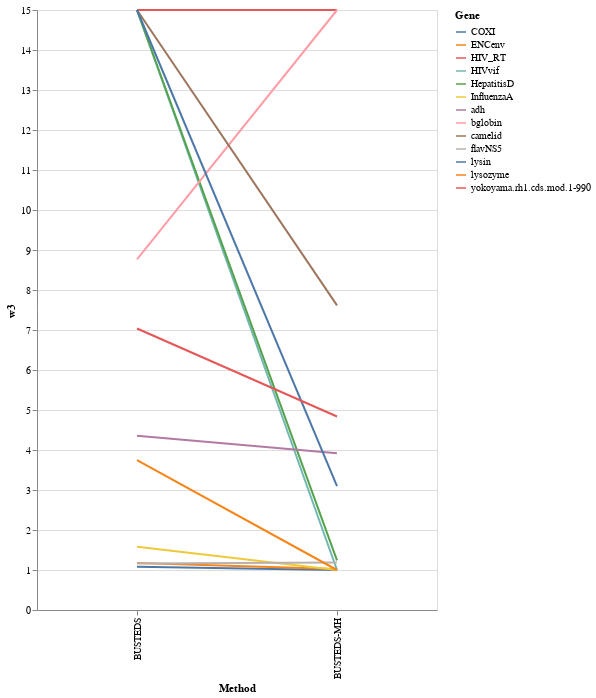

The notebook cell this image was saved under:
### Markdown cell above
## Plots

### Code cell
source = df

alt.Chart(source).mark_line().encode(
    y=alt.Y('w3', scale=alt.Scale(domain=[0, 15], clamp=True)),
    x='Method',
    color='Gene'
).properties(
    width=400, 
    height=600)

### Figure 1 — Vega-Lite specification as saved in the notebook (floating-point values rounded to 4 significant figures)
{"config": {"view": {"continuousWidth": 400, "continuousHeight": 300}}, "data": {"name": "data-3b5ebf24e45dd3e8349727786e1f3eea"}, "mark": "line", "encoding": {"color": {"field": "Gene", "type": "nominal"}, "x": {"field": "Method", "type": "nominal"}, "y": {"field": "w3", "scale": {"clamp": true, "domain": [0, 15]}, "type": "quantitative"}}, "height": 600, "width": 400, "$schema": "https://vega.github.io/schema/vega-lite/v4.17.0.json", "datasets": {"data-3b5ebf24e45dd3e8349727786e1f3eea": [{"Gene": "COXI", "Method": "BUSTEDS", "Sequences": 21, "Codons": 510, "LRT p-value": 0.5, "cAIC": 24290.0, "w1": 0.0, "p1": 0.5308, "w2": 0.01266, "p2": 0.4597, "w3": 1.084, "p3": 0.009435, "SRV1": 0.03371, "SRV_p1": 0.01891, "SRV2": 0.5711, "SRV_p2": 0.944, "SRV3": 12.41, "SRV_p3": 0.0371, "DH_Rate": null, "TH_Rate": null, "TH_Rate_SI": null, "BUSTEDS-MH_num_ER_Sites": null, "BUSTEDS-MH_ER_Sites": null, "pctchg_w3": null, "pctchg_p3": null, "w3_impact": 1.175, "ΔcAIC": 22.39, "RelativeSupport": 1.377e-05, "BUSTEDS_num_ER_Sites": 0.0, "BUSTEDS_ER_Sites": null, "ER_Sites_Intersection": null, "num_ER_Sites_Intersection": null}, {"Gene": "COXI", "Method": "BUSTEDS-MH", "Sequences": 21, "Codons": 510, "LRT p-value": 0.5, "cAIC": 24310.0, "w1": 0.0, "p1": 0.9419, "w2": 0.2739, "p2": 0.05808, "w3": 1.002, "p3": 0.0, "SRV1": 0.0, "SRV_p1": 0.006622, "SRV2": 0.5818, "SRV_p2": 0.469, "SRV3": 1.387, "SRV_p3": 0.5244, "DH_Rate": 0.0, "TH_Rate": 0.0, "TH_Rate_SI": 7.003, "BUSTEDS-MH_num_ER_Sites": null, "BUSTEDS-MH_ER_Sites": null, "pctchg_w3": 92.38, "pctchg_p3": 0.0, "w3_impact": 1.003, "ΔcAIC": null, "RelativeSupport": null, "BUSTEDS_num_ER_Sites": null, "BUSTEDS_ER_Sites": null, "ER_Sites_Intersection": null, "num_ER_Sites_Intersection": null}, {"Gene": "ENCenv", "Method": "BUSTEDS", "Sequences": 23, "Codons": 500, "LRT p-value": 0.5, "cAIC": 13700.0, "w1": 0.05024, "p1": 1.0, "w2": 0.1152, "p2": 0.0, "w3": 1.177, "p3": 0.0, "SRV1": 0.3943, "SRV_p1": 0.2942, "SRV2": 1.126, "SRV_p2": 0.6797, "SRV3": 4.547, "SRV_p3": 0.02617, "DH_Rate": null, "TH_Rate": null, "TH_Rate_SI": null, "BUSTEDS-MH_num_ER_Sites": null, "BUSTEDS-MH_ER_Sites": null, "pctchg_w3": null, "pctchg_p3": null, "w3_impact": 1.385, "ΔcAIC": 6.063, "RelativeSupport": 0.04824, "BUSTEDS_num_ER_Sites": null, "BUSTEDS_ER_Sites": null, "ER_Sites_Intersection": null, "num_ER_Sites_Intersection": null}, {"Gene": "ENCenv", "Method": "BUSTEDS-MH", "Sequences": 23, "Codons": 500, "LRT p-value": 0.5, "cAIC": 13710.0, "w1": 0.03853, "p1": 0.4648, "w2": 0.05994, "p2": 0.5352, "w3": 1.026, "p3": 0.0, "SRV1": 0.4043, "SRV_p1": 0.3049, "SRV2": 1.133, "SRV_p2": 0.669, "SRV3": 4.548, "SRV_p3": 0.02604, "DH_Rate": 0.01205, "TH_Rate": 0.0, "TH_Rate_SI": 0.0, "BUSTEDS-MH_num_ER_Sites": null, "BUSTEDS-MH_ER_Sites": null, "pctchg_w3": 87.2, "pctchg_p3": null, "w3_impact": 1.053, "ΔcAIC": null, "RelativeSupport": null, "BUSTEDS_num_ER_Sites": null, "BUSTEDS_ER_Sites": null, "ER_Sites_Intersection": null, "num_ER_Sites_Intersection": null}, {"Gene": "HIV_RT", "Method": "BUSTEDS", "Sequences": 476, "Codons": 335, "LRT p-value": 7.175e-11, "cAIC": 52050.0, "w1": 0.0, "p1": 0.01037, "w2": 0.1524, "p2": 0.9886, "w3": 48.96, "p3": 0.001009, "SRV1": 0.4016, "SRV_p1": 0.5144, "SRV2": 1.206, "SRV_p2": 0.4144, "SRV3": 4.122, "SRV_p3": 0.07123, "DH_Rate": null, "TH_Rate": null, "TH_Rate_SI": null, "BUSTEDS-MH_num_ER_Sites": null, "BUSTEDS-MH_ER_Sites": null, "pctchg_w3": null, "pctchg_p3": null, "w3_impact": 2397.0, "ΔcAIC": null, "RelativeSupport": null, "BUSTEDS_num_ER_Sites": 22.0, "BUSTEDS_ER_Sites": "36|39|48|64|65|69|72|75|103|104|122|138|151|162|163|181|188|207|215|219|228|245", "ER_Sites_Intersection": "151|162|228|75|69|215|245|64|48|122|188|181", "num_ER_Sites_Intersection": 12.0}, {"Gene": "HIV_RT", "Method": "BUSTEDS-MH", "Sequences": 476, "Codons": 335, "LRT p-value": 0.001319, "cAIC": 52040.0, "w1": 0.0, "p1": 0.006741, "w2": 0.1509, "p2": 0.9925, "w3": 43.37, "p3": 0.0007121, "SRV1": 0.3996, "SRV_p1": 0.5083, "SRV2": 1.191, "SRV_p2": 0.4155, "SRV3": 3.963, "SRV_p3": 0.07619, "DH_Rate": 0.0409, "TH_Rate": 0.0, "TH_Rate_SI": 0.0, "BUSTEDS-MH_num_ER_Sites": 12.0, "BUSTEDS-MH_ER_Sites": "48|64|69|75|122|151|162|181|188|215|228|245", "pctchg_w3": 88.57, "pctchg_p3": 70.6, "w3_impact": 1881.0, "ΔcAIC": 11.34, "RelativeSupport": 0.003441, "BUSTEDS_num_ER_Sites": null, "BUSTEDS_ER_Sites": null, "ER_Sites_Intersection": null, "num_ER_Sites_Intersection": null}, {"Gene": "HIVvif", "Method": "BUSTEDS", "Sequences": 29, "Codons": 192, "LRT p-value": 0.02271, "cAIC": 6912.0, "w1": 0.0, "p1": 0.0496, "w2": 0.7591, "p2": 0.9499, "w3": 1802.0, "p3": 0.0004804, "SRV1": 0.2947, "SRV_p1": 0.5444, "SRV2": 1.159, "SRV_p2": 0.3266, "SRV3": 3.573, "SRV_p3": 0.129, "DH_Rate": null, "TH_Rate": null, "TH_Rate_SI": null, "BUSTEDS-MH_num_ER_Sites": null, "BUSTEDS-MH_ER_Sites": null, "pctchg_w3": null, "pctchg_p3": null, "w3_impact": 3248000.0, "ΔcAIC": 1.442, "RelativeSupport": 0.4862, "BUSTEDS_num_ER_Sites": 1.0, "BUSTEDS_ER_Sites": "6", "ER_Sites_Intersection": null, "num_ER_Sites_Intersection": null}, {"Gene": "HIVvif", "Method": "BUSTEDS-MH", "Sequences": 29, "Codons": 192, "LRT p-value": 0.5, "cAIC": 6913.0, "w1": 0.5982, "p1": 3.782e-06, "w2": 0.6103, "p2": 0.7144, "w3": 1.0, "p3": 0.2856, "SRV1": 0.299, "SRV_p1": 0.5423, "SRV2": 1.154, "SRV_p2": 0.3262, "SRV3": 3.509, "SRV_p3": 0.1315, "DH_Rate": 0.00139, "TH_Rate": 0.1625, "TH_Rate_SI": 0.0, "BUSTEDS-MH_num_ER_Sites": null, "BUSTEDS-MH_ER_Sites": null, "pctchg_w3": 0.05549, "pctchg_p3": 59450.0, "w3_impact": 1.0, "ΔcAIC": null, "RelativeSupport": null, "BUSTEDS_num_ER_Sites": null, "BUSTEDS_ER_Sites": null, "ER_Sites_Intersection": null, "num_ER_Sites_Intersection": null}, {"Gene": "HepatitisD", "Method": "BUSTEDS", "Sequences": 33, "Codons": 196, "LRT p-value": 1.119e-08, "cAIC": 10420.0, "w1": 0.0, "p1": 0.5131, "w2": 0.6689, "p2": 0.4678, "w3": 16.59, "p3": 0.01911, "SRV1": 0.03511, "SRV_p1": 0.2093, "SRV2": 0.7586, "SRV_p2": 0.5962, "SRV3": 2.778, "SRV_p3": 0.1946, "DH_Rate": null, "TH_Rate": null, "TH_Rate_SI": null, "BUSTEDS-MH_num_ER_Sites": null, "BUSTEDS-MH_ER_Sites": null, "pctchg_w3": null, "pctchg_p3": null, "w3_impact": 275.2, "ΔcAIC": null, "RelativeSupport": null, "BUSTEDS_num_ER_Sites": 23.0, "BUSTEDS_ER_Sites": "6|9|13|17|24|28|31|35|38|75|85|90|117|122|140|142|145|150|159|160|173|181|183", "ER_Sites_Intersection": null, "num_ER_Sites_Intersection": 0.0}, {"Gene": "HepatitisD", "Method": "BUSTEDS-MH", "Sequences": 33, "Codons": 196, "LRT p-value": 0.5, "cAIC": 10420.0, "w1": 0.0, "p1": 0.1507, "w2": 0.07481, "p2": 0.5464, "w3": 1.242, "p3": 0.3029, "SRV1": 0.06781, "SRV_p1": 0.2386, "SRV2": 0.8161, "SRV_p2": 0.5629, "SRV3": 2.642, "SRV_p3": 0.1985, "DH_Rate": 0.2313, "TH_Rate": 0.0, "TH_Rate_SI": 0.0, "BUSTEDS-MH_num_ER_Sites": 0.0, "BUSTEDS-MH_ER_Sites": null, "pctchg_w3": 7.486, "pctchg_p3": 1585.0, "w3_impact": 1.542, "ΔcAIC": 0.4929, "RelativeSupport": 0.7816, "BUSTEDS_num_ER_Sites": null, "BUSTEDS_ER_Sites": null, "ER_Sites_Intersection": null, "num_ER_Sites_Intersection": null}, {"Gene": "InfluenzaA", "Method": "BUSTEDS", "Sequences": 349, "Codons": 329, "LRT p-value": 0.1047, "cAIC": 23240.0, "w1": 0.0, "p1": 0.02648, "w2": 0.0, "p2": 0.6842, "w3": 1.581, "p3": 0.2894, "SRV1": 0.4267, "SRV_p1": 0.6566, "SRV2": 1.692, "SRV_p2": 0.3098, "SRV3": 5.822, "SRV_p3": 0.03359, "DH_Rate": null, "TH_Rate": null, "TH_Rate_SI": null, "BUSTEDS-MH_num_ER_Sites": null, "BUSTEDS-MH_ER_Sites": null, "pctchg_w3": null, "pctchg_p3": null, "w3_impact": 2.498, "ΔcAIC": null, "RelativeSupport": null, "BUSTEDS_num_ER_Sites": 31.0, "BUSTEDS_ER_Sites": "50|80|121|128|133|135|137|138|142|145|156|157|159|163|172|182|186|190|193|194|196|198|201|214|219|226|229|275|276|310|312", "ER_Sites_Intersection": null, "num_ER_Sites_Intersection": null}, {"Gene": "InfluenzaA", "Method": "BUSTEDS-MH", "Sequences": 349, "Codons": 329, "LRT p-value": 0.5, "cAIC": 23230.0, "w1": 0.372, "p1": 0.0, "w2": 0.4398, "p2": 1.0, "w3": 1.002, "p3": 0.0, "SRV1": 0.4251, "SRV_p1": 0.6487, "SRV2": 1.674, "SRV_p2": 0.3189, "SRV3": 5.884, "SRV_p3": 0.03236, "DH_Rate": 0.0628, "TH_Rate": 0.01489, "TH_Rate_SI": 0.0, "BUSTEDS-MH_num_ER_Sites": null, "BUSTEDS-MH_ER_Sites": null, "pctchg_w3": 63.42, "pctchg_p3": 0.0, "w3_impact": 1.005, "ΔcAIC": 12.3, "RelativeSupport": 0.002134, "BUSTEDS_num_ER_Sites": null, "BUSTEDS_ER_Sites": null, "ER_Sites_Intersection": null, "num_ER_Sites_Intersection": null}, {"Gene": "adh", "Method": "BUSTEDS", "Sequences": 23, "Codons": 254, "LRT p-value": 0.001639, "cAIC": 9354.0, "w1": 0.02766, "p1": 0.7697, "w2": 0.0794, "p2": 0.2065, "w3": 4.355, "p3": 0.02388, "SRV1": 0.6442, "SRV_p1": 0.6779, "SRV2": 1.48, "SRV_p2": 0.2547, "SRV3": 2.766, "SRV_p3": 0.06735, "DH_Rate": null, "TH_Rate": null, "TH_Rate_SI": null, "BUSTEDS-MH_num_ER_Sites": null, "BUSTEDS-MH_ER_Sites": null, "pctchg_w3": null, "pctchg_p3": null, "w3_impact": 18.97, "ΔcAIC": 5.25, "RelativeSupport": 0.07244, "BUSTEDS_num_ER_Sites": 18.0, "BUSTEDS_ER_Sites": "4|6|35|39|46|49|69|133|134|163|165|166|170|187|197|216|227|253", "ER_Sites_Intersection": "49|134|163|166|39|216|227|69|35|165|6|197|133|253|170", "num_ER_Sites_Intersection": 15.0}, {"Gene": "adh", "Method": "BUSTEDS-MH", "Sequences": 23, "Codons": 254, "LRT p-value": 0.01952, "cAIC": 9359.0, "w1": 0.01298, "p1": 0.117, "w2": 0.04161, "p2": 0.858, "w3": 3.919, "p3": 0.02495, "SRV1": 0.6414, "SRV_p1": 0.6665, "SRV2": 1.386, "SRV_p2": 0.2541, "SRV3": 2.773, "SRV_p3": 0.07944, "DH_Rate": 0.0, "TH_Rate": 0.03292, "TH_Rate_SI": 3.363, "BUSTEDS-MH_num_ER_Sites": 15.0, "BUSTEDS-MH_ER_Sites": "6|35|39|49|69|133|134|163|165|166|170|197|216|227|253", "pctchg_w3": 89.98, "pctchg_p3": 104.5, "w3_impact": 15.36, "ΔcAIC": null, "RelativeSupport": null, "BUSTEDS_num_ER_Sites": null, "BUSTEDS_ER_Sites": null, "ER_Sites_Intersection": null, "num_ER_Sites_Intersection": null}, {"Gene": "bglobin", "Method": "BUSTEDS", "Sequences": 17, "Codons": 144, "LRT p-value": 1.183e-05, "cAIC": 7416.0, "w1": 0.01087, "p1": 0.6057, "w2": 0.2644, "p2": 0.3567, "w3": 8.764, "p3": 0.03752, "SRV1": 0.3513, "SRV_p1": 0.4387, "SRV2": 1.062, "SRV_p2": 0.5304, "SRV3": 9.148, "SRV_p3": 0.03087, "DH_Rate": null, "TH_Rate": null, "TH_Rate_SI": null, "BUSTEDS-MH_num_ER_Sites": null, "BUSTEDS-MH_ER_Sites": null, "pctchg_w3": null, "pctchg_p3": null, "w3_impact": 76.81, "ΔcAIC": null, "RelativeSupport": null, "BUSTEDS_num_ER_Sites": 20.0, "BUSTEDS_ER_Sites": "3|8|10|11|14|21|27|42|48|49|50|54|74|81|110|114|116|124|128|133", "ER_Sites_Intersection": "10|116|54|42|74|50|48|110|133|124|11", "num_ER_Sites_Intersection": 11.0}, {"Gene": "bglobin", "Method": "BUSTEDS-MH", "Sequences": 17, "Codons": 144, "LRT p-value": 0.002279, "cAIC": 7385.0, "w1": 0.04344, "p1": 0.8248, "w2": 0.7186, "p2": 0.1568, "w3": 15.59, "p3": 0.01841, "SRV1": 0.3399, "SRV_p1": 0.3681, "SRV2": 1.066, "SRV_p2": 0.5977, "SRV3": 6.964, "SRV_p3": 0.03417, "DH_Rate": 0.0, "TH_Rate": 0.0, "TH_Rate_SI": 261.6, "BUSTEDS-MH_num_ER_Sites": 11.0, "BUSTEDS-MH_ER_Sites": "10|11|42|48|50|54|74|110|116|124|133", "pctchg_w3": 177.9, "pctchg_p3": 49.07, "w3_impact": 243.2, "ΔcAIC": 30.77, "RelativeSupport": 2.081e-07, "BUSTEDS_num_ER_Sites": null, "BUSTEDS_ER_Sites": null, "ER_Sites_Intersection": null, "num_ER_Sites_Intersection": null}, {"Gene": "camelid", "Method": "BUSTEDS", "Sequences": 212, "Codons": 96, "LRT p-value": 0.0, "cAIC": 33690.0, "w1": 0.0108, "p1": 0.3143, "w2": 1.0, "p2": 0.6655, "w3": 24.63, "p3": 0.02023, "SRV1": 0.2094, "SRV_p1": 0.3105, "SRV2": 0.8146, "SRV_p2": 0.4658, "SRV3": 2.483, "SRV_p3": 0.2238, "DH_Rate": null, "TH_Rate": null, "TH_Rate_SI": null, "BUSTEDS-MH_num_ER_Sites": null, "BUSTEDS-MH_ER_Sites": null, "pctchg_w3": null, "pctchg_p3": null, "w3_impact": 606.7, "ΔcAIC": null, "RelativeSupport": null, "BUSTEDS_num_ER_Sites": 33.0, "BUSTEDS_ER_Sites": "1|10|14|23|24|25|29|30|32|33|35|39|40|41|49|50|51|52|53|54|55|57|58|59|68|71|72|75|77|78|79|80|93", "ER_Sites_Intersection": "33|32|59|29|93|53|14|78|80|54|57|50|51|23|58|1|52|40|25|72", "num_ER_Sites_Intersection": 20.0}, {"Gene": "camelid", "Method": "BUSTEDS-MH", "Sequences": 212, "Codons": 96, "LRT p-value": 0.004786, "cAIC": 33670.0, "w1": 0.2763, "p1": 0.4707, "w2": 1.0, "p2": 0.4969, "w3": 7.616, "p3": 0.03245, "SRV1": 0.2237, "SRV_p1": 0.3072, "SRV2": 0.8281, "SRV_p2": 0.4739, "SRV3": 2.462, "SRV_p3": 0.2189, "DH_Rate": 0.1589, "TH_Rate": 0.0, "TH_Rate_SI": 0.0, "BUSTEDS-MH_num_ER_Sites": 21.0, "BUSTEDS-MH_ER_Sites": "1|11|14|23|25|29|32|33|40|50|51|52|53|54|57|58|59|72|78|80|93", "pctchg_w3": 30.92, "pctchg_p3": 160.4, "w3_impact": 58.01, "ΔcAIC": 26.64, "RelativeSupport": 1.643e-06, "BUSTEDS_num_ER_Sites": null, "BUSTEDS_ER_Sites": null, "ER_Sites_Intersection": null, "num_ER_Sites_Intersection": null}, {"Gene": "flavNS5", "Method": "BUSTEDS", "Sequences": 18, "Codons": 342, "LRT p-value": 0.4822, "cAIC": 18530.0, "w1": 0.00703, "p1": 0.6834, "w2": 0.02204, "p2": 0.2976, "w3": 1.165, "p3": 0.01909, "SRV1": 0.1194, "SRV_p1": 0.1868, "SRV2": 0.5217, "SRV_p2": 0.7153, "SRV3": 6.17, "SRV_p3": 0.09799, "DH_Rate": null, "TH_Rate": null, "TH_Rate_SI": null, "BUSTEDS-MH_num_ER_Sites": null, "BUSTEDS-MH_ER_Sites": null, "pctchg_w3": null, "pctchg_p3": null, "w3_impact": 1.358, "ΔcAIC": null, "RelativeSupport": null, "BUSTEDS_num_ER_Sites": 0.0, "BUSTEDS_ER_Sites": null, "ER_Sites_Intersection": null, "num_ER_Sites_Intersection": null}, {"Gene": "flavNS5", "Method": "BUSTEDS-MH", "Sequences": 18, "Codons": 342, "LRT p-value": 0.5, "cAIC": 18490.0, "w1": 0.01589, "p1": 0.381, "w2": 0.01616, "p2": 0.619, "w3": 1.186, "p3": 0.0, "SRV1": 0.2098, "SRV_p1": 0.2145, "SRV2": 0.6262, "SRV_p2": 0.6627, "SRV3": 4.398, "SRV_p3": 0.1228, "DH_Rate": 0.361, "TH_Rate": 0.9119, "TH_Rate_SI": 2.404, "BUSTEDS-MH_num_ER_Sites": null, "BUSTEDS-MH_ER_Sites": null, "pctchg_w3": 101.7, "pctchg_p3": 0.0, "w3_impact": 1.406, "ΔcAIC": 42.0, "RelativeSupport": 7.57e-10, "BUSTEDS_num_ER_Sites": null, "BUSTEDS_ER_Sites": null, "ER_Sites_Intersection": null, "num_ER_Sites_Intersection": null}, {"Gene": "lysin", "Method": "BUSTEDS", "Sequences": 25, "Codons": 134, "LRT p-value": 0.0, "cAIC": 8765.0, "w1": 0.4855, "p1": 0.8911, "w2": 1.0, "p2": 0.01691, "w3": 15.83, "p3": 0.09196, "SRV1": 0.1685, "SRV_p1": 0.3653, "SRV2": 1.122, "SRV_p2": 0.5382, "SRV3": 3.466, "SRV_p3": 0.09649, "DH_Rate": null, "TH_Rate": null, "TH_Rate_SI": null, "BUSTEDS-MH_num_ER_Sites": null, "BUSTEDS-MH_ER_Sites": null, "pctchg_w3": null, "pctchg_p3": null, "w3_impact": 250.7, "ΔcAIC": 9.082, "RelativeSupport": 0.01066, "BUSTEDS_num_ER_Sites": 43.0, "BUSTEDS_ER_Sites": "3|4|6|7|10|12|14|15|16|27|30|32|36|37|41|44|45|63|64|66|67|68|70|74|75|82|83|87|106|107|108|109|113|114|115|116|119|123|125|126|127|130|132", "ER_Sites_Intersection": "70|132|45|36|127|32|113|7|12|106|123|37|14|10|67|41|6|44|126|87|116|115|4|75|83|74|107|64|68|119", "num_ER_Sites_Intersection": 30.0}, {"Gene": "lysin", "Method": "BUSTEDS-MH", "Sequences": 25, "Codons": 134, "LRT p-value": 4.083e-05, "cAIC": 8775.0, "w1": 0.0, "p1": 0.5648, "w2": 0.0, "p2": 0.03831, "w3": 3.098, "p3": 0.3968, "SRV1": 0.1988, "SRV_p1": 0.3625, "SRV2": 1.124, "SRV_p2": 0.4309, "SRV3": 2.148, "SRV_p3": 0.2066, "DH_Rate": 0.155, "TH_Rate": 0.02457, "TH_Rate_SI": 0.0, "BUSTEDS-MH_num_ER_Sites": 41.0, "BUSTEDS-MH_ER_Sites": "4|6|7|9|10|11|12|14|32|33|36|37|40|41|44|45|47|64|67|68|70|74|75|79|83|86|87|99|100|106|107|113|115|116|119|120|123|126|127|131|132", "pctchg_w3": 19.56, "pctchg_p3": 431.5, "w3_impact": 9.595, "ΔcAIC": null, "RelativeSupport": null, "BUSTEDS_num_ER_Sites": null, "BUSTEDS_ER_Sites": null, "ER_Sites_Intersection": null, "num_ER_Sites_Intersection": null}, {"Gene": "lysozyme", "Method": "BUSTEDS", "Sequences": 19, "Codons": 130, "LRT p-value": 0.5, "cAIC": 2146.0, "w1": 0.4541, "p1": 1.0, "w2": 0.926, "p2": 0.0, "w3": 3.748, "p3": 0.0, "SRV1": 0.0, "SRV_p1": 0.4533, "SRV2": 1.309, "SRV_p2": 0.4523, "SRV3": 4.323, "SRV_p3": 0.09432, "DH_Rate": null, "TH_Rate": null, "TH_Rate_SI": null, "BUSTEDS-MH_num_ER_Sites": null, "BUSTEDS-MH_ER_Sites": null, "pctchg_w3": null, "pctchg_p3": null, "w3_impact": 14.05, "ΔcAIC": 6.283, "RelativeSupport": 0.04322, "BUSTEDS_num_ER_Sites": null, "BUSTEDS_ER_Sites": null, "ER_Sites_Intersection": null, "num_ER_Sites_Intersection": null}, {"Gene": "lysozyme", "Method": "BUSTEDS-MH", "Sequences": 19, "Codons": 130, "LRT p-value": 0.5, "cAIC": 2152.0, "w1": 0.0, "p1": 0.0147, "w2": 0.4528, "p2": 0.9673, "w3": 1.0, "p3": 0.01804, "SRV1": 0.0, "SRV_p1": 0.4535, "SRV2": 1.314, "SRV_p2": 0.4534, "SRV3": 4.346, "SRV_p3": 0.09305, "DH_Rate": 0.0, "TH_Rate": 0.0, "TH_Rate_SI": 0.0, "BUSTEDS-MH_num_ER_Sites": null, "BUSTEDS-MH_ER_Sites": null, "pctchg_w3": 26.68, "pctchg_p3": null, "w3_impact": 1.0, "ΔcAIC": null, "RelativeSupport": null, "BUSTEDS_num_ER_Sites": null, "BUSTEDS_ER_Sites": null, "ER_Sites_Intersection": null, "num_ER_Sites_Intersection": null}, {"Gene": "yokoyama.rh1.cds.mod.1-990", "Method": "BUSTEDS", "Sequences": 38, "Codons": 330, "LRT p-value": 1.1e-06, "cAIC": 25920.0, "w1": 0.0, "p1": 0.6222, "w2": 0.1451, "p2": 0.3659, "w3": 7.037, "p3": 0.01182, "SRV1": 0.3801, "SRV_p1": 0.593, "SRV2": 1.119, "SRV_p2": 0.3478, "SRV3": 6.51, "SRV_p3": 0.05923, "DH_Rate": null, "TH_Rate": null, "TH_Rate_SI": null, "BUSTEDS-MH_num_ER_Sites": null, "BUSTEDS-MH_ER_Sites": null, "pctchg_w3": null, "pctchg_p3": null, "w3_impact": 49.53, "ΔcAIC": null, "RelativeSupport": null, "BUSTEDS_num_ER_Sites": 29.0, "BUSTEDS_ER_Sites": "13|14|16|19|35|36|42|46|93|96|107|108|122|144|149|160|163|195|196|213|214|236|260|271|273|277|281|282|297", "ER_Sites_Intersection": "14|277", "num_ER_Sites_Intersection": 2.0}, {"Gene": "yokoyama.rh1.cds.mod.1-990", "Method": "BUSTEDS-MH", "Sequences": 38, "Codons": 330, "LRT p-value": 0.1024, "cAIC": 25900.0, "w1": 0.0, "p1": 0.5717, "w2": 0.1339, "p2": 0.4209, "w3": 4.837, "p3": 0.007421, "SRV1": 0.4227, "SRV_p1": 0.6293, "SRV2": 1.291, "SRV_p2": 0.3313, "SRV3": 7.773, "SRV_p3": 0.0394, "DH_Rate": 0.2331, "TH_Rate": 0.2865, "TH_Rate_SI": 11.47, "BUSTEDS-MH_num_ER_Sites": 2.0, "BUSTEDS-MH_ER_Sites": "14|277", "pctchg_w3": 68.73, "pctchg_p3": 62.77, "w3_impact": 23.4, "ΔcAIC": 28.46, "RelativeSupport": 6.601e-07, "BUSTEDS_num_ER_Sites": null, "BUSTEDS_ER_Sites": null, "ER_Sites_Intersection": null, "num_ER_Sites_Intersection": null}]}}
